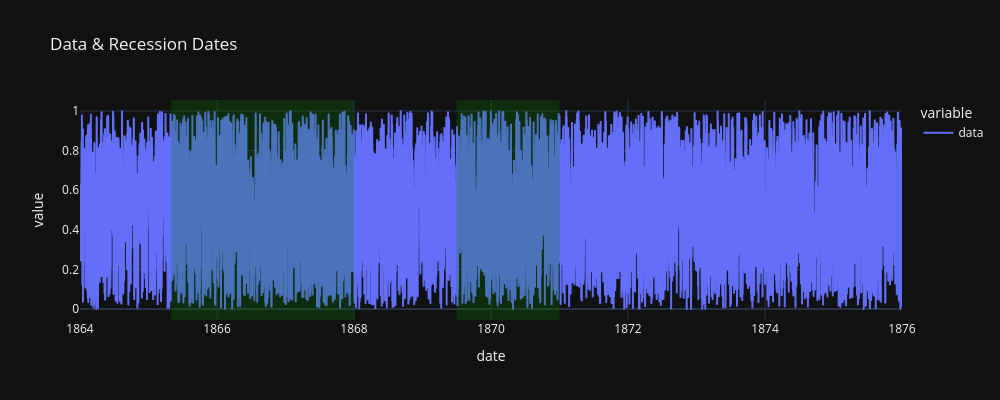

Source (notebook cell):
### Code cell
def test_recession_dates(use_random_timeframe: bool = False) -> None:
    """
    Ensures that data can be plotted alongside of the recession dates in one figure
    """

    end = datetime.datetime.now()
    date = datetime.datetime(1985, 1, 1)
    rec_df = get_recession_data()

    if use_random_timeframe:
        # pick a random date in the available data
        # get the first date in the recession dates
        res = random.choices(rec_df.index, k=2)
        rand_years = [i.year for i in res]
        start_year, end_year = min(rand_years), max(rand_years)
        date = datetime.datetime(start_year, 1, 1)
        end = datetime.datetime(end_year, 1, 1)

    date_list = [date]

    while date < end:
        date += datetime.timedelta(days=1)
        date_list.append(date)

    rand_data = np.random.uniform(low=0, high=1, size=len(date_list))
    data_df = pd.DataFrame({"date": date_list, "data": rand_data})

    # Tests if the recession dates were plotted correctly
    data_df = data_df.set_index("date")

    # combine the df with the recession dates
    plot_it(data_df, "Data & Recession Dates", plot_recession_dates=True)


test_recession_dates(use_random_timeframe=True)

### Figure 1 — Plotly figure (JSON) as saved in the notebook; plotly's stock layout.template omitted (floating-point values rounded to 4 significant figures; data arrays with more than 128 entries replaced by an {"elided": "..."} marker saying what was removed)
{"data": [{"hovertemplate": "variable=data<br>date=%{x|%B %d, %Y}<br>value=%{y}<extra></extra>", "legendgroup": "data", "line": {"color": "#636efa", "dash": "solid"}, "marker": {"symbol": "circle"}, "mode": "lines", "name": "data", "showlegend": true, "type": "scattergl", "x": {"elided": "4384 str values"}, "xaxis": "x", "y": {"elided": "4384 float values"}, "yaxis": "y"}], "layout": {"height": 400, "legend": {"title": {"text": "variable"}, "tracegroupgap": 0}, "shapes": [{"fillcolor": "green", "line": {"width": 0}, "opacity": 0.25, "type": "rect", "x0": "1865-05-01", "x1": "1868-01-01", "xref": "x", "y0": 0, "y1": 1, "yref": "y domain"}, {"fillcolor": "green", "line": {"width": 0}, "opacity": 0.25, "type": "rect", "x0": "1869-07-01", "x1": "1871-01-01", "xref": "x", "y0": 0, "y1": 1, "yref": "y domain"}], "title": {"text": "Data & Recession Dates"}, "width": 1000, "xaxis": {"anchor": "y", "domain": [0, 1], "title": {"text": "date"}}, "yaxis": {"anchor": "x", "domain": [0, 1], "title": {"text": "value"}}}}
